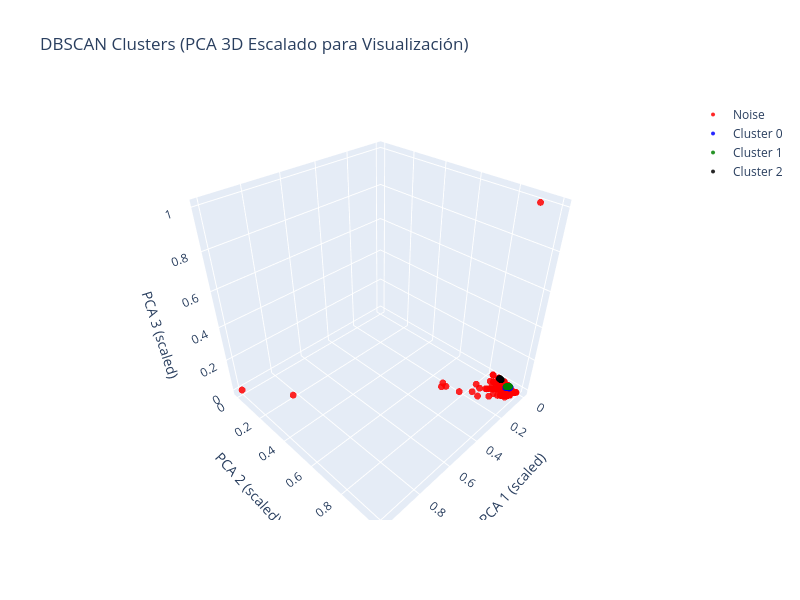

Notebook source saved alongside this figure:
### Code cell
import plotly.graph_objects as go
from sklearn.decomposition import PCA
from sklearn.preprocessing import MinMaxScaler
import numpy as np

# ==========================
# 1) PCA con 3 componentes
# ==========================
pca = PCA(n_components=3)
X_pca = pca.fit_transform(X_scaled)

# ==========================
# 1.1) ESCALAR PCA SOLO PARA VISUALIZAR
# ==========================
scaler_vis = MinMaxScaler()
X_pca_vis = scaler_vis.fit_transform(X_pca)

# ==========================
# 2) Preparar clusters
# ==========================
clusters = df_reduced['cluster'].values
unique_clusters = np.unique(clusters)

# ==========================
# 3) Crear figura interactiva
# ==========================
fig = go.Figure()
colors = ['red', 'blue', 'green', 'black', 'purple', 'brown',
          'pink', 'gray', 'cyan', 'magenta']

for i, cluster in enumerate(unique_clusters):
    cluster_mask = clusters == cluster
    label = f"Cluster {cluster}" if cluster != -1 else "Noise"

    fig.add_trace(go.Scatter3d(
        x=X_pca_vis[cluster_mask, 0],
        y=X_pca_vis[cluster_mask, 1],
        z=X_pca_vis[cluster_mask, 2],
        mode='markers',
        marker=dict(
            size=4,
            color=colors[i % len(colors)],
            opacity=0.85
        ),
        name=label
    ))

# ==========================
# 4) Layout
# ==========================
fig.update_layout(
    title="DBSCAN Clusters (PCA 3D Escalado para Visualización)",
    scene=dict(
        xaxis_title='PCA 1 (scaled)',
        yaxis_title='PCA 2 (scaled)',
        zaxis_title='PCA 3 (scaled)'
    ),
    width=800,
    height=600
)

# ==========================
# 5) Mostrar figura
# ==========================
fig.show()

### Figure 1 — Plotly figure (JSON) as saved in the notebook; plotly's stock layout.template omitted (floating-point values rounded to 4 significant figures; data arrays with more than 128 entries replaced by an {"elided": "..."} marker saying what was removed)
{"data": [{"marker": {"color": "red", "opacity": 0.85, "size": 4}, "mode": "markers", "name": "Noise", "type": "scatter3d", "x": {"elided": "1938 float values"}, "y": {"elided": "1938 float values"}, "z": {"elided": "1938 float values"}}, {"marker": {"color": "blue", "opacity": 0.85, "size": 4}, "mode": "markers", "name": "Cluster 0", "type": "scatter3d", "x": {"elided": "8972 float values"}, "y": {"elided": "8972 float values"}, "z": {"elided": "8972 float values"}}, {"marker": {"color": "green", "opacity": 0.85, "size": 4}, "mode": "markers", "name": "Cluster 1", "type": "scatter3d", "x": {"elided": "4042 float values"}, "y": {"elided": "4042 float values"}, "z": {"elided": "4042 float values"}}, {"marker": {"color": "black", "opacity": 0.85, "size": 4}, "mode": "markers", "name": "Cluster 2", "type": "scatter3d", "x": {"elided": "1089 float values"}, "y": {"elided": "1089 float values"}, "z": {"elided": "1089 float values"}}], "layout": {"height": 600, "scene": {"xaxis": {"title": {"text": "PCA 1 (scaled)"}}, "yaxis": {"title": {"text": "PCA 2 (scaled)"}}, "zaxis": {"title": {"text": "PCA 3 (scaled)"}}}, "title": {"text": "DBSCAN Clusters (PCA 3D Escalado para Visualización)"}, "width": 800}}
